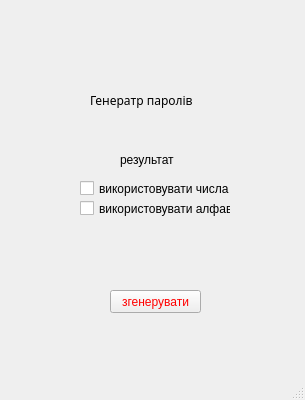
<?xml version="1.0" encoding="UTF-8"?>
<ui version="4.0">
 <class>MainWindow</class>
 <widget class="QMainWindow" name="MainWindow">
  <property name="geometry">
   <rect>
    <x>0</x>
    <y>0</y>
    <width>305</width>
    <height>400</height>
   </rect>
  </property>
  <property name="windowTitle">
   <string>MainWindow</string>
  </property>
  <widget class="QWidget" name="centralwidget">
   <widget class="QDialogButtonBox" name="buttonBox">
    <property name="geometry">
     <rect>
      <x>240</x>
      <y>440</y>
      <width>151</width>
      <height>23</height>
     </rect>
    </property>
    <property name="standardButtons">
     <set>QDialogButtonBox::Cancel|QDialogButtonBox::Ok</set>
    </property>
   </widget>
   <widget class="QLabel" name="label">
    <property name="geometry">
     <rect>
      <x>90</x>
      <y>90</y>
      <width>121</width>
      <height>20</height>
     </rect>
    </property>
    <property name="font">
     <font>
      <family>MingLiU_HKSCS-ExtB</family>
     </font>
    </property>
    <property name="text">
     <string>Генератр паролів</string>
    </property>
   </widget>
   <widget class="QCheckBox" name="use_numders">
    <property name="geometry">
     <rect>
      <x>80</x>
      <y>180</y>
      <width>161</width>
      <height>17</height>
     </rect>
    </property>
    <property name="text">
     <string>використовувати числа </string>
    </property>
   </widget>
   <widget class="QCheckBox" name="use_letters">
    <property name="geometry">
     <rect>
      <x>80</x>
      <y>200</y>
      <width>151</width>
      <height>17</height>
     </rect>
    </property>
    <property name="text">
     <string>використовувати алфавіт</string>
    </property>
    <property name="tristate">
     <bool>false</bool>
    </property>
   </widget>
   <widget class="QLabel" name="label_2">
    <property name="geometry">
     <rect>
      <x>80</x>
      <y>150</y>
      <width>47</width>
      <height>13</height>
     </rect>
    </property>
    <property name="text">
     <string/>
    </property>
   </widget>
   <widget class="QLabel" name="resuit">
    <property name="geometry">
     <rect>
      <x>120</x>
      <y>150</y>
      <width>71</width>
      <height>20</height>
     </rect>
    </property>
    <property name="text">
     <string>результат</string>
    </property>
   </widget>
   <widget class="QPushButton" name="generate_btn">
    <property name="geometry">
     <rect>
      <x>110</x>
      <y>290</y>
      <width>91</width>
      <height>23</height>
     </rect>
    </property>
    <property name="styleSheet">
     <string notr="true">color: red;

</string>
    </property>
    <property name="text">
     <string>згенерувати</string>
    </property>
   </widget>
  </widget>
  <widget class="QMenuBar" name="menubar">
   <property name="geometry">
    <rect>
     <x>0</x>
     <y>0</y>
     <width>305</width>
     <height>21</height>
    </rect>
   </property>
  </widget>
  <widget class="QStatusBar" name="statusbar"/>
 </widget>
 <resources/>
 <connections/>
</ui>
